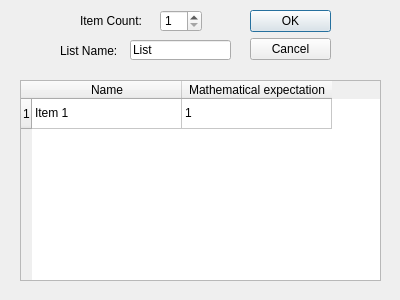
<?xml version="1.0" encoding="UTF-8"?>
<ui version="4.0">
 <class>addForm</class>
 <widget class="QDialog" name="addForm">
  <property name="geometry">
   <rect>
    <x>0</x>
    <y>0</y>
    <width>400</width>
    <height>300</height>
   </rect>
  </property>
  <property name="windowTitle">
   <string>Add List</string>
  </property>
  <widget class="QDialogButtonBox" name="buttonBox">
   <property name="geometry">
    <rect>
     <x>250</x>
     <y>10</y>
     <width>81</width>
     <height>61</height>
    </rect>
   </property>
   <property name="orientation">
    <enum>Qt::Vertical</enum>
   </property>
   <property name="standardButtons">
    <set>QDialogButtonBox::Cancel|QDialogButtonBox::Ok</set>
   </property>
  </widget>
  <widget class="QSpinBox" name="resultAmount">
   <property name="geometry">
    <rect>
     <x>160</x>
     <y>10</y>
     <width>42</width>
     <height>22</height>
    </rect>
   </property>
   <property name="minimum">
    <number>1</number>
   </property>
  </widget>
  <widget class="QTableWidget" name="results">
   <property name="geometry">
    <rect>
     <x>20</x>
     <y>80</y>
     <width>361</width>
     <height>201</height>
    </rect>
   </property>
   <property name="lineWidth">
    <number>1</number>
   </property>
   <property name="rowCount">
    <number>1</number>
   </property>
   <property name="columnCount">
    <number>2</number>
   </property>
   <attribute name="horizontalHeaderDefaultSectionSize">
    <number>150</number>
   </attribute>
   <row/>
   <column>
    <property name="text">
     <string>Name</string>
    </property>
   </column>
   <column>
    <property name="text">
     <string>Mathematical expectation</string>
    </property>
   </column>
   <item row="0" column="0">
    <property name="text">
     <string>Item 1</string>
    </property>
   </item>
   <item row="0" column="1">
    <property name="text">
     <string>1</string>
    </property>
   </item>
  </widget>
  <widget class="QLabel" name="labelAmount">
   <property name="geometry">
    <rect>
     <x>80</x>
     <y>10</y>
     <width>61</width>
     <height>21</height>
    </rect>
   </property>
   <property name="text">
    <string>Item Count:</string>
   </property>
  </widget>
  <widget class="QLineEdit" name="name">
   <property name="geometry">
    <rect>
     <x>130</x>
     <y>40</y>
     <width>101</width>
     <height>20</height>
    </rect>
   </property>
   <property name="text">
    <string>List</string>
   </property>
  </widget>
  <widget class="QLabel" name="labelName">
   <property name="geometry">
    <rect>
     <x>60</x>
     <y>40</y>
     <width>61</width>
     <height>21</height>
    </rect>
   </property>
   <property name="text">
    <string>List Name:</string>
   </property>
  </widget>
 </widget>
 <resources/>
 <connections>
  <connection>
   <sender>buttonBox</sender>
   <signal>accepted()</signal>
   <receiver>addForm</receiver>
   <slot>accept()</slot>
   <hints>
    <hint type="sourcelabel">
     <x>248</x>
     <y>254</y>
    </hint>
    <hint type="destinationlabel">
     <x>157</x>
     <y>274</y>
    </hint>
   </hints>
  </connection>
  <connection>
   <sender>buttonBox</sender>
   <signal>rejected()</signal>
   <receiver>addForm</receiver>
   <slot>reject()</slot>
   <hints>
    <hint type="sourcelabel">
     <x>316</x>
     <y>260</y>
    </hint>
    <hint type="destinationlabel">
     <x>286</x>
     <y>274</y>
    </hint>
   </hints>
  </connection>
 </connections>
</ui>
